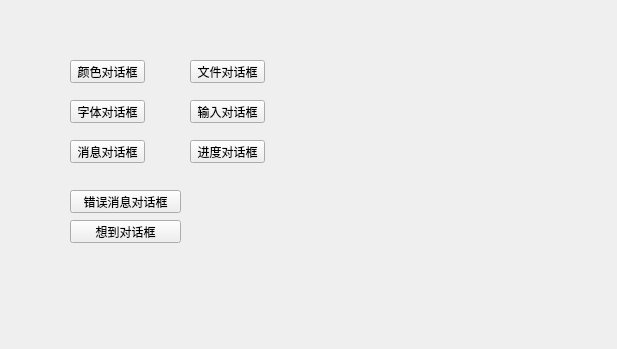
<?xml version="1.0" encoding="UTF-8"?>
<ui version="4.0">
 <class>MyWidget</class>
 <widget class="QWidget" name="MyWidget">
  <property name="geometry">
   <rect>
    <x>0</x>
    <y>0</y>
    <width>617</width>
    <height>349</height>
   </rect>
  </property>
  <property name="windowTitle">
   <string>MyWidget</string>
  </property>
  <widget class="QPushButton" name="pushButton">
   <property name="geometry">
    <rect>
     <x>70</x>
     <y>60</y>
     <width>75</width>
     <height>23</height>
    </rect>
   </property>
   <property name="text">
    <string>颜色对话框</string>
   </property>
  </widget>
  <widget class="QPushButton" name="pushButton_2">
   <property name="geometry">
    <rect>
     <x>190</x>
     <y>60</y>
     <width>75</width>
     <height>23</height>
    </rect>
   </property>
   <property name="text">
    <string>文件对话框</string>
   </property>
  </widget>
  <widget class="QPushButton" name="pushButton_3">
   <property name="geometry">
    <rect>
     <x>70</x>
     <y>100</y>
     <width>75</width>
     <height>23</height>
    </rect>
   </property>
   <property name="text">
    <string>字体对话框</string>
   </property>
  </widget>
  <widget class="QPushButton" name="pushButton_4">
   <property name="geometry">
    <rect>
     <x>190</x>
     <y>100</y>
     <width>75</width>
     <height>23</height>
    </rect>
   </property>
   <property name="text">
    <string>输入对话框</string>
   </property>
  </widget>
  <widget class="QPushButton" name="pushButton_5">
   <property name="geometry">
    <rect>
     <x>70</x>
     <y>140</y>
     <width>75</width>
     <height>23</height>
    </rect>
   </property>
   <property name="text">
    <string>消息对话框</string>
   </property>
  </widget>
  <widget class="QPushButton" name="pushButton_6">
   <property name="geometry">
    <rect>
     <x>190</x>
     <y>140</y>
     <width>75</width>
     <height>23</height>
    </rect>
   </property>
   <property name="text">
    <string>进度对话框</string>
   </property>
  </widget>
  <widget class="QPushButton" name="pushButton_7">
   <property name="geometry">
    <rect>
     <x>70</x>
     <y>220</y>
     <width>111</width>
     <height>23</height>
    </rect>
   </property>
   <property name="text">
    <string>想到对话框</string>
   </property>
  </widget>
  <widget class="QPushButton" name="pushButton_8">
   <property name="geometry">
    <rect>
     <x>70</x>
     <y>190</y>
     <width>111</width>
     <height>23</height>
    </rect>
   </property>
   <property name="text">
    <string>错误消息对话框</string>
   </property>
  </widget>
 </widget>
 <layoutdefault spacing="6" margin="11"/>
 <resources/>
 <connections/>
</ui>
